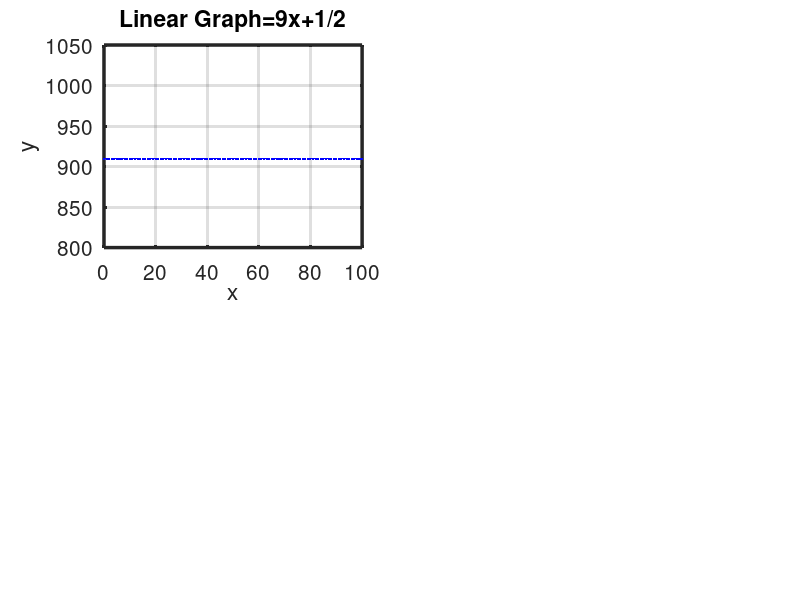

The MATLAB script that drew this image: (Note: this script raises an error after producing the figure.)


function createPlot()
  x = 0:100
  for i = 1:length(x)
    y = (9*(i) + 1/2)
  endfor

  subplot(2,2,1)
  plot(x,y,"b")
  title("Linear Graph=9x+1/2")
  hold on
  disp(x)
  disp(y)
  xlabel('x');
  ylabel('y');
  grid on
  set(gca, 'linewidth', 2.5, 'fontsize', 15)
  saltData(x,y)
endfunction

function saltData(x,y)
  counter = 1
  for i = 1:length(x)
    a = randi(15,1)
    b = randi(50,1)
    if(mod(counter,2) == 1)
    y(i) += (a-b)
  else
    y(i) -= (a+b)
  endif
  counter++
  endfor
    disp(y)
    subplot(2,2,2)
    plot(x,y,'b');
    title('Salted Linear Graph: y=9x+1/2')
    xlabel('x');
    ylabel('y');
    grid on
    set(gca, 'linewidth',2.5,'fontsize', 15)
    smoothData(x,y)
endfunction


function smoothData(x,y)
  s = []
  for i = 1.length(x)-2
    s = (y(i) + y(i+1) + y(i+2))/3
  endfor

  x(end) = [];
  y(end) = [];
  disp(s)
  subplot(2,2,3)
  plot(x,s,'b')
  title('Smoothed Linear Graph: y=9x+1/2')
  xlabel('x');
  ylabel('y');
  grid on
  set(gca,'linewidth',2.5,'fontsize',15)
endfunction

